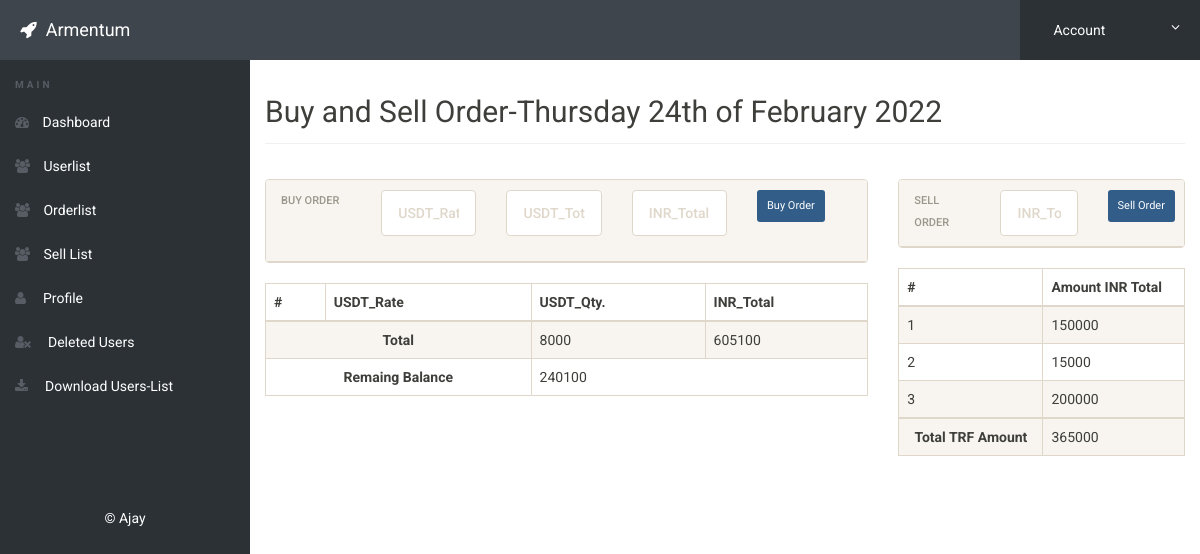
Page /admin/orders.php (signed in) on the committed database.
### tables this page shows
CREATE TABLE IF NOT EXISTS `sell` (
  `id` int NOT NULL AUTO_INCREMENT,
  `user_name` varchar(100) NOT NULL,
  `inr_total` double NOT NULL,
  `sell_date` timestamp NOT NULL DEFAULT CURRENT_TIMESTAMP,
  PRIMARY KEY (`id`)
);

### admin/orders.php (the view, shortened to what this page needs)
<?php
include('includes/config.php');
if (strlen($_SESSION['alogin']) == 0) {
	header('location:index.php');
} else {
?>
	<!doctype html>
	<html lang="en" class="no-js">
	<head>
		<link rel="stylesheet" href="css/font-awesome.min.css">
		<link rel="stylesheet" href="css/bootstrap.min.css">
		<link rel="stylesheet" href="css/dataTables.bootstrap.min.css">
		<link rel="stylesheet" href="css/bootstrap-social.css">
		<link rel="stylesheet" href="css/bootstrap-select.css">
		<link rel="stylesheet" href="css/fileinput.min.css">
		<link rel="stylesheet" href="css/awesome-bootstrap-checkbox.css">
		<link rel="stylesheet" href="css/style.css">
	</head>
	<body>
		<?php include('includes/header.php'); ?>
		<div class="ts-main-content">
			<?php include('includes/leftbar.php'); ?>
			<div class="content-wrapper">
				<div class="container-fluid">
					<div class="row">
						<div class="col-md-12">
							<h2 class="page-title">Buy and Sell Order-<?php echo date("l jS \of F Y") ?></h2>
							<div class="row">
								<div class="panel-body col-md-8">
									<div class="panel panel-default">
										<div class="row panel-heading">
											<div class="col-md-2 ">Buy Order</div>
											<div class="col-md-10 ">
												<form action="" class="form-horizontal" id="order_Form">
													<div class="form-group">
														<div class="col-sm-3">
															<input type="hidden" name="user_name" id="user_name" class="form-control" required value="<?php $user_name = $_SESSION['alogin'];
																																						echo htmlentities($user_name); ?>">
															<input type="text" name="usdt_rate" id="usdt_rate" class="form-control" placeholder="USDT_Rate" autocomplete="off" data-type="currency" required>
														</div>
														<div class="col-sm-3">
															<input type="text" name="usdt_total" id="usdt_total" class="form-control" placeholder="USDT_Total" autocomplete="off" data-type="currency" required>
														</div>
														<div class="col-sm-3">
															<input type="text" name="inr_total" id="inr_total" class="form-control" placeholder="INR_Total" autocomplete="off" data-type="currency" required>
														</div>
														<div class="col-sm-3">
															<button class="btn btn-primary btn-sm" name="submit" id="btnAdd" type="submit">Buy Order</button>
														</div>
													</div>
												</form>
											</div>
										</div>
									</div>
									<table id="zctb" class="display table table-striped table-bordered table-hover" cellspacing="0" width="100%">
										<thead>
											<tr>
												<th>#</th>
												<th>USDT_Rate</th>
												<th>USDT_Qty.</th>
												<th>INR_Total</th>
											</tr>
										</thead>
										<tr>
											<?php
											$total_usdt = $dbh->query("SELECT SUM(usdt_total) AS total FROM orders where user_name = '$user_name';")->fetchColumn();
											$total_inr = $dbh->query("SELECT SUM(inr_total) AS total FROM orders where user_name = '$user_name';")->fetchColumn();
											$total_inr_sell = $dbh->query("SELECT SUM(inr_total) AS total FROM sell where user_name = '$user_name';")->fetchColumn();
											$remaining = $total_inr - $total_inr_sell;
											?>
											<th colspan="2" class="text-center">Total</th>
											<td><?php echo htmlentities($total_usdt); ?></td>
											<td><?php echo htmlentities($total_inr); ?></td>
										</tr>
										<tr>
											<th colspan="2" class="text-center">Remaing Balance</th>
											<td colspan="2"><?php echo htmlentities($remaining); ?></td>
										</tr>
									</table>
								</div>
								<div class="panel-body col-md-4">
									<div class="panel panel-default">
										<div class="row panel-heading">
											<div class="col-md-3 ">Sell Order</div>
											<div class="col-md-9 ">
												<form action="" class="form-horizontal" id="sell_Form">
													<div class="col-sm-7">
														<input type="text" name="inr_total1" id="inr_total1" class="form-control" placeholder="INR_Total" autocomplete="off" required>
													</div>
													<div class="col-sm-3">
														<button class="btn btn-primary btn-sm" name="submit" id="sellAdd" type="submit">Sell Order</button>
													</div>
												</form>
											</div>
										</div>
									</div>
									<table id="zctb1" class="display table table-striped table-bordered table-hover" cellspacing="0" width="100%">
										<?php
										$i = 1;
										$user_name = $_SESSION['alogin'];
										include 'dbConn.php';
										$sql = "SELECT * from  sell where user_name = '$user_name' and  DATE(sell_date) = CURDATE();";
										$result = $conn->query($sql);
										if ($result->num_rows > 0) {
										?>
											<thead>
												<tr>
													<th>#</th>
													<th>Amount INR Total</th>
												</tr>
											</thead>
											<tbody>
												<tr>
													<?php while ($row = $result->fetch_assoc()) { ?>
														<td><?php echo $i++ ?></td>
														<td><?php echo $row['inr_total'] ?></td>
												</tr>
										<?php  }
												} ?>
											</tbody>
											<tr>
												<?php
												$total_inr_sell = $dbh->query("SELECT SUM(inr_total) AS total FROM sell where user_name = '$user_name' and  DATE(sell_date) = CURDATE();")->fetchColumn();
												?>
												<th class="text-center">Total TRF Amount</th>
												<td><?php echo htmlentities($total_inr_sell); ?></td>
											</tr>
									</table>
								</div>
							</div>
						</div>
					</div>
				</div>
			</div>
		</div>
	</body>
	</html>
<?php } ?>

### admin/css/style.css (style rules this page uses)
html { font-size: 14px; }
@media only screen and (min-width: 480px) { html { font-size: 17px; } }
@media only screen and (min-width: 768px) { html { font-size: 14px; } }
body { font-size: 1em; }
.btn { font-family: 'Oswald', sans-serif; }
.panel { overflow: hidden; }
.btn { text-transform: none; }
.page-title { padding-bottom: 15px; margin-bottom: 20px; border-bottom: 1px solid #f0f0f0; }
.ts-main-content .content-wrapper { padding-top: 15px; margin-top: 60px; }
@media only screen and (min-width: 992px) { .ts-main-content .content-wrapper { margin-left: 250px; } }

### rows in the picture
sell: inr_total "150000"
sell: inr_total "15000"
sell: inr_total "200000"

### other values in the picture
$total_usdt "8000"
$total_inr "605100"
$remaining "240100"
$total_inr_sell "365000"
